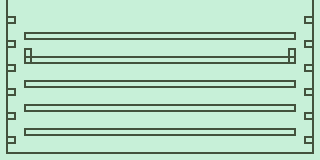

This is a level from a 2D game, rendered from its Tiled map with the project's own tilesets. A one-line summary and the map file follow, with tile-layer data summarised:
An orthogonal 40x20 tile map with 8x8 px tiles, 1 tile layer (Layer 1) and 95 objects.

<map version="1.5" tiledversion="1.7.2" orientation="orthogonal" renderorder="right-down" width="40" height="20" tilewidth="8" tileheight="8" infinite="0" nextlayerid="7" nextobjectid="169">
 <editorsettings>
  <export target="item_test.lua" format="lua" />
 </editorsettings>
 <tileset firstgid="1" name="sprite_sheet" tilewidth="8" tileheight="8" tilecount="60" columns="10">
  <image source="sprite_sheet.png" width="84" height="48" />
 </tileset>
 <layer id="1" name="Layer 1" width="40" height="20">
  <data>[800 cells, 800 non-empty, 7 distinct tile ids]</data>
 </layer>
 <objectgroup id="2" name="Items">
  <object id="21" x="32" y="144" width="8" height="8">
   <properties>
    <property name="type" value="attack" />
   </properties>
  </object>
  <object id="25" x="56" y="144" width="8" height="8">
   <properties>
    <property name="type" value="attack" />
   </properties>
  </object>
  <object id="27" x="80" y="144" width="8" height="8">
   <properties>
    <property name="type" value="attack" />
   </properties>
  </object>
  <object id="28" x="104" y="144" width="8" height="8">
   <properties>
    <property name="type" value="attack" />
   </properties>
  </object>
  <object id="29" x="128" y="144" width="8" height="8">
   <properties>
    <property name="type" value="attack" />
   </properties>
  </object>
  <object id="30" x="152" y="144" width="8" height="8">
   <properties>
    <property name="type" value="attack" />
   </properties>
  </object>
  <object id="31" x="176" y="144" width="8" height="8">
   <properties>
    <property name="type" value="attack" />
   </properties>
  </object>
  <object id="32" x="200" y="144" width="8" height="8">
   <properties>
    <property name="type" value="attack" />
   </properties>
  </object>
  <object id="33" x="224" y="144" width="8" height="8">
   <properties>
    <property name="type" value="attack" />
   </properties>
  </object>
  <object id="34" x="272" y="144" width="8" height="8">
   <properties>
    <property name="type" value="attack" />
   </properties>
  </object>
  <object id="35" x="248" y="144" width="8" height="8">
   <properties>
    <property name="type" value="attack" />
   </properties>
  </object>
  <object id="36" x="32" y="120" width="8" height="8">
   <properties>
    <property name="type" value="max_health" />
   </properties>
  </object>
  <object id="37" x="56" y="120" width="8" height="8">
   <properties>
    <property name="type" value="max_health" />
   </properties>
  </object>
  <object id="38" x="80" y="120" width="8" height="8">
   <properties>
    <property name="type" value="max_health" />
   </properties>
  </object>
  <object id="39" x="104" y="120" width="8" height="8">
   <properties>
    <property name="type" value="max_health" />
   </properties>
  </object>
  <object id="40" x="128" y="120" width="8" height="8">
   <properties>
    <property name="type" value="max_health" />
   </properties>
  </object>
  <object id="41" x="152" y="120" width="8" height="8">
   <properties>
    <property name="type" value="max_health" />
   </properties>
  </object>
  <object id="42" x="176" y="120" width="8" height="8">
   <properties>
    <property name="type" value="max_health" />
   </properties>
  </object>
  <object id="43" x="224" y="120" width="8" height="8">
   <properties>
    <property name="type" value="max_health" />
   </properties>
  </object>
  <object id="44" x="248" y="120" width="8" height="8">
   <properties>
    <property name="type" value="max_health" />
   </properties>
  </object>
  <object id="45" x="200" y="120" width="8" height="8">
   <properties>
    <property name="type" value="max_health" />
   </properties>
  </object>
  <object id="46" x="272" y="120" width="8" height="8">
   <properties>
    <property name="type" value="max_health" />
   </properties>
  </object>
  <object id="47" x="32" y="96" width="8" height="8">
   <properties>
    <property name="type" value="recovery" />
   </properties>
  </object>
  <object id="48" x="56" y="96" width="8" height="8">
   <properties>
    <property name="type" value="recovery" />
   </properties>
  </object>
  <object id="49" x="80" y="96" width="8" height="8">
   <properties>
    <property name="type" value="recovery" />
   </properties>
  </object>
  <object id="50" x="104" y="96" width="8" height="8">
   <properties>
    <property name="type" value="recovery" />
   </properties>
  </object>
  <object id="51" x="128" y="96" width="8" height="8">
   <properties>
    <property name="type" value="recovery" />
   </properties>
  </object>
  <object id="52" x="152" y="96" width="8" height="8">
   <properties>
    <property name="type" value="recovery" />
   </properties>
  </object>
  <object id="53" x="176" y="96" width="8" height="8">
   <properties>
    <property name="type" value="recovery" />
   </properties>
  </object>
  <object id="54" x="200" y="96" width="8" height="8">
   <properties>
    <property name="type" value="recovery" />
   </properties>
  </object>
  <object id="55" x="224" y="96" width="8" height="8">
   <properties>
    <property name="type" value="recovery" />
   </properties>
  </object>
  <object id="56" x="248" y="96" width="8" height="8">
   <properties>
    <property name="type" value="recovery" />
   </properties>
  </object>
  <object id="57" x="272" y="96" width="8" height="8">
   <properties>
    <property name="type" value="recovery" />
   </properties>
  </object>
 </objectgroup>
 <objectgroup id="3" name="Player">
  <object id="59" x="8" y="8" width="8" height="8" />
 </objectgroup>
 <objectgroup id="4" name="Hitboxes">
  <object id="1" x="0" y="0" width="8" height="160" />
  <object id="2" x="8" y="152" width="304" height="8" />
  <object id="3" x="312" y="0" width="8" height="160" />
  <object id="4" x="24" y="32" width="272" height="8" />
  <object id="5" x="32" y="56" width="256" height="8" />
  <object id="6" x="24" y="80" width="272" height="8" />
  <object id="7" x="24" y="104" width="272" height="8" />
  <object id="8" x="24" y="128" width="272" height="8" />
  <object id="9" x="304" y="136" width="8" height="8" />
  <object id="10" x="304" y="112" width="8" height="8" />
  <object id="11" x="304" y="88" width="8" height="8" />
  <object id="12" x="304" y="64" width="8" height="8" />
  <object id="13" x="304" y="40" width="8" height="8" />
  <object id="14" x="304" y="16" width="8" height="8" />
  <object id="15" x="8" y="16" width="8" height="8" />
  <object id="16" x="8" y="40" width="8" height="8" />
  <object id="17" x="8" y="64" width="8" height="8" />
  <object id="18" x="8" y="88" width="8" height="8" />
  <object id="19" x="8" y="112" width="8" height="8" />
  <object id="20" x="8" y="136" width="8" height="8" />
  <object id="147" x="288" y="48" width="8" height="16" />
  <object id="148" x="24" y="48" width="8" height="16" />
 </objectgroup>
 <objectgroup id="5" name="Enemies">
  <object id="60" x="32" y="24" width="8" height="8">
   <properties>
    <property name="drop" value="scripted" />
    <property name="itemType" value="attack" />
    <property name="type" value="bigEye" />
   </properties>
  </object>
  <object id="61" x="56" y="24" width="8" height="8">
   <properties>
    <property name="drop" value="scripted" />
    <property name="itemType" value="max_health" />
    <property name="type" value="bigEye" />
   </properties>
  </object>
  <object id="62" x="80" y="24" width="8" height="8">
   <properties>
    <property name="drop" value="scripted" />
    <property name="itemType" value="recovery" />
    <property name="type" value="bigEye" />
   </properties>
  </object>
  <object id="63" x="104" y="24" width="8" height="8">
   <properties>
    <property name="drop" value="scripted" />
    <property name="itemType" value="attack" />
    <property name="type" value="bigEye" />
   </properties>
  </object>
  </objectgroup>
</map>
<!-- 35 of 95 objects omitted -->
